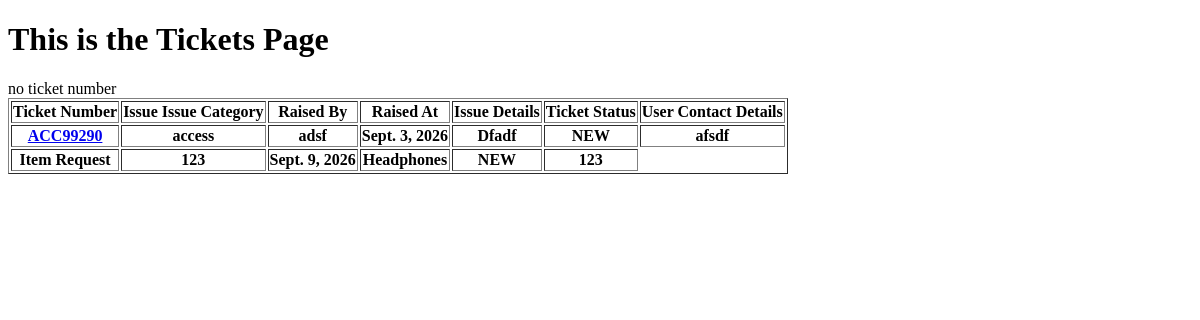
Page /Ticket_Analysis/list on the earlier database version.
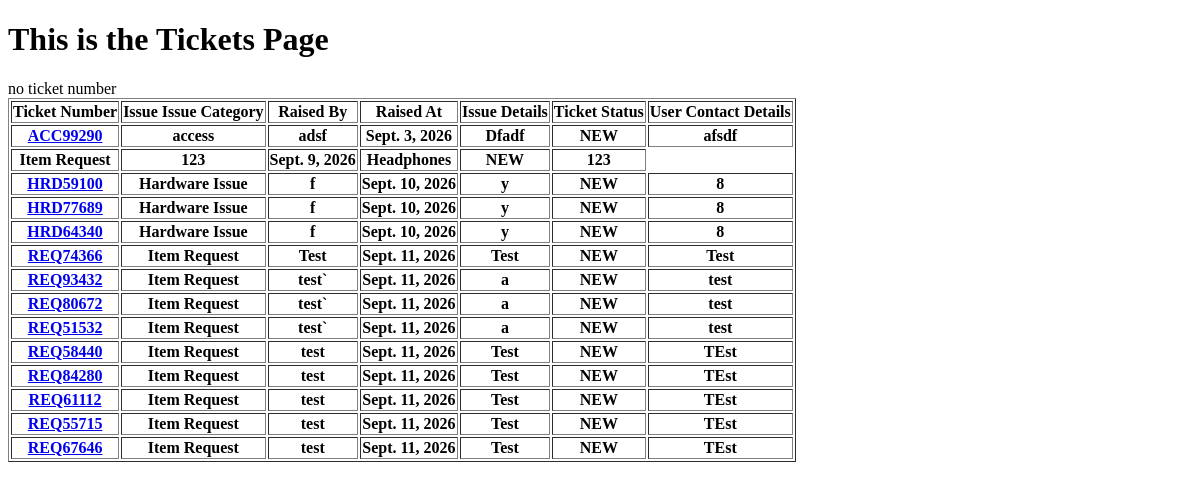
Same page on the later database version.
### Ticket_Creation/models.py (models this page shows, shortened)
class Ticket(models.Model):
    Issue_Type = [
        ("Access Issue", "Access Issue"),
        ("Item Request", "Item Request"),
        ("Hardware Issue", "Hardware Issue"),
        ("General Issue", "General Issue"),
    ]
    Status=[
        ("New","NEW"),
        ("Closed","CLOSED"),
        ("In Progress","IN_PROGRESS"),
        ("On Hold","ON_HOLD"),
        ("Resolved","RESOLVED")
    ]
    Ticket_Number = models.CharField(max_length=12,null=False,unique=True)
    Raised_By = models.CharField(max_length=30,null=False)
    Raised_At = models.DateField(auto_now=True) #
    Short_Description = models.TextField(max_length=30)
    Complete_Description = models.TextField(max_length=100)
    Ticket_Status = models.CharField(max_length=20,choices=Status,default="NEW")
    User_Contact = models.CharField(max_length=12)
    Issue_Category = models.CharField(max_length=20,choices=Issue_Type)
    Working_Notes = models.TextField()
    Resolution_Notes = models.TextField()

### Ticket_Analysis/views.py (the view)
# urls.py: path("list",views.Ticket_Display),
def Ticket_Display(request):
    tickets = Ticket.objects.filter(
        Ticket_Status__in=["NEW","In Progress","On Hold"]
    )
    return render(request,'Ticket_Analysis/List_View.html',{"tickets":tickets})

### templates/Ticket_Analysis/List_View.html (shortened to what this page needs)
<!DOCTYPE html>
<html lang="en">
<head>
</head>
<body>
    <h1>This is the Tickets Page</h1>
    {% if tickets %}
        <table border="solid">
            <thead>
                <tr>
                    <th>Ticket Number</th>
                    <th>Issue Issue Category</th>
                    <th>Raised By</th>
                    <th>Raised At</th>
                    <th>Issue Details</th>
                    <th>Ticket Status</th>
                    <th>User Contact Details</th>
                </tr>
            </thead>
            <tbody>
                {% for ticket in tickets %}
                <tr>
                    {% if ticket.Ticket_Number %}
                <th><a href="{% url 'detailed_view' ticket.Ticket_Number %}">{{ticket.Ticket_Number}}</a></th>
                {% else %}
                no ticket number
                {% endif %}
                <th>{{ticket.Issue_Category}}</th>
                <th>{{ticket.Raised_By}}</th>
                <th>{{ticket.Raised_At}}</th>
                <th>{{ticket.Short_Description}}</th>
                <th>{{ticket.Ticket_Status}}</th>
                <th>{{ticket.User_Contact}}</th>
                </tr>
                {% endfor %}
            </tbody>
        </table>
    {% else %}
        <h1>There are No Tickets Present in the System at the moment</h1>
    {%endif%}
</body>
</html>

Differences in the rows shown:
added Ticket: Ticket_Number "HRD59100", Issue_Category "Hardware Issue", Raised_By "f", Raised_At "Sept. 10, 2026", Short_Description "y", Ticket_Status "NEW", User_Contact "8"
added Ticket: Ticket_Number "HRD77689", Issue_Category "Hardware Issue", Raised_By "f", Raised_At "Sept. 10, 2026", Short_Description "y", Ticket_Status "NEW", User_Contact "8"
added Ticket: Ticket_Number "HRD64340", Issue_Category "Hardware Issue", Raised_By "f", Raised_At "Sept. 10, 2026", Short_Description "y", Ticket_Status "NEW", User_Contact "8"
added Ticket: Ticket_Number "REQ74366", Issue_Category "Item Request", Raised_By "Test", Raised_At "Sept. 11, 2026", Short_Description "Test", Ticket_Status "NEW", User_Contact "Test"
added Ticket: Ticket_Number "REQ93432", Issue_Category "Item Request", Raised_By "test`", Raised_At "Sept. 11, 2026", Short_Description "a", Ticket_Status "NEW", User_Contact "test"
added Ticket: Ticket_Number "REQ80672", Issue_Category "Item Request", Raised_By "test`", Raised_At "Sept. 11, 2026", Short_Description "a", Ticket_Status "NEW", User_Contact "test"
added Ticket: Ticket_Number "REQ51532", Issue_Category "Item Request", Raised_By "test`", Raised_At "Sept. 11, 2026", Short_Description "a", Ticket_Status "NEW", User_Contact "test"
added Ticket: Ticket_Number "REQ58440", Issue_Category "Item Request", Raised_By "test", Raised_At "Sept. 11, 2026", Short_Description "Test", Ticket_Status "NEW", User_Contact "TEst"
added Ticket: Ticket_Number "REQ84280", Issue_Category "Item Request", Raised_By "test", Raised_At "Sept. 11, 2026", Short_Description "Test", Ticket_Status "NEW", User_Contact "TEst"
added Ticket: Ticket_Number "REQ61112", Issue_Category "Item Request", Raised_By "test", Raised_At "Sept. 11, 2026", Short_Description "Test", Ticket_Status "NEW", User_Contact "TEst"
added Ticket: Ticket_Number "REQ55715", Issue_Category "Item Request", Raised_By "test", Raised_At "Sept. 11, 2026", Short_Description "Test", Ticket_Status "NEW", User_Contact "TEst"
added Ticket: Ticket_Number "REQ67646", Issue_Category "Item Request", Raised_By "test", Raised_At "Sept. 11, 2026", Short_Description "Test", Ticket_Status "NEW", User_Contact "TEst"
